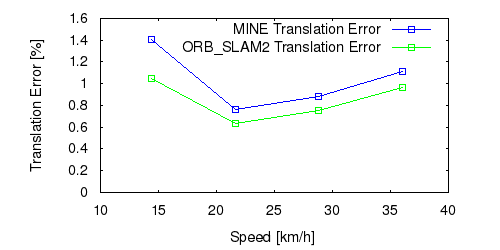

gnuplot code for this plot:
set term postscript eps enhanced color
set output "03_ts.eps"
set size ratio 0.5
set yrange [0:*]
set xlabel "Speed [km/h]"
set ylabel "Translation Error [%]"
plot "03_ts.txt" using ($1*3.6):($2*100) title 'MINE Translation Error' lc rgb "#0000FF" pt 4 w linespoints,"03_ts.txt" using ($1*3.6):($3*100) title 'ORB_SLAM2 Translation Error' lc rgb "#00FF00" pt 4 w linespoints
